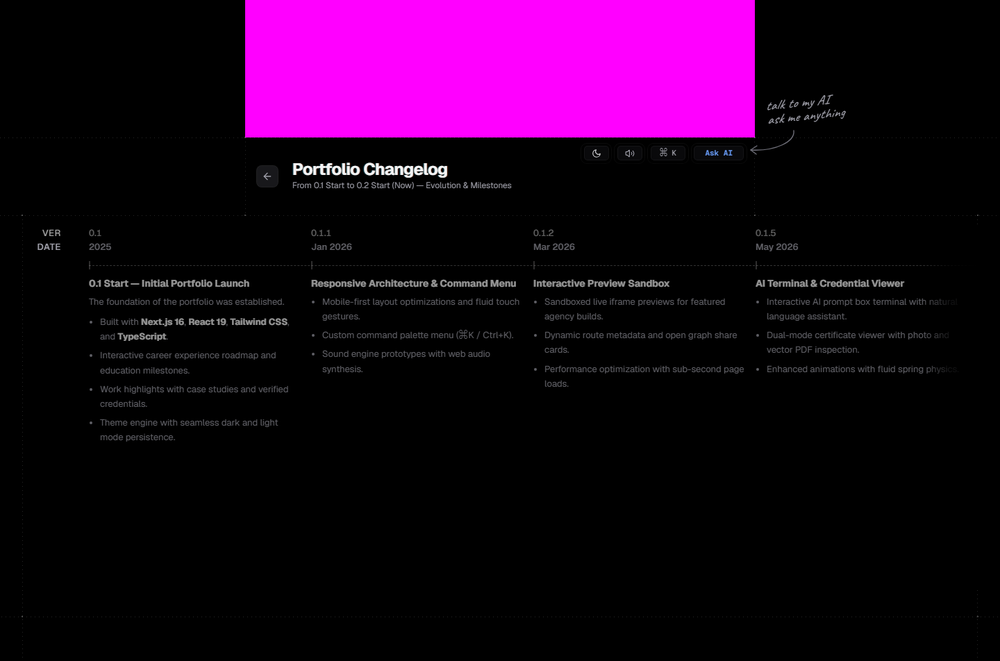
#> input picture e2e/visual.spec.ts-snapshots/dark-changelog-desktop-chrome-win32.png, 1000 x 661 px, shrunk from 1440 x 952 before the run; its folder holds only this picture in this run
$ python -i crop_all_logos.py   (imports and definitions only)
#> lines starting #> are read from the running program, lines starting #| are printed output that depends on the picture; after the words box and inside, x2 and y2 are one past the last pixel; in counts of white or black regions, pixels touching at a corner belong together
import os
import io
import base64
import unicodedata
from PIL import Image, ImageOps

folder = "public/component-inspirations"
orig_folder = "public/SVG's/Component Inspo SVG's"

# [1 line not run here, left out]

def slugify(name):
    # normalize unicode
    n = unicodedata.normalize('NFKD', name).encode('ASCII', 'ignore').decode('ASCII')
    n = n.lower().replace(" ", "-").replace("'", "").replace("_", "-")
    # clean extra dashes
    while "--" in n:
        n = n.replace("--", "-")
    return n.strip("-")

def process_image(file_path):
    try:
        img = Image.open(file_path).convert("RGBA")
    except Exception as e:
        return None

    gray = ImageOps.grayscale(img)
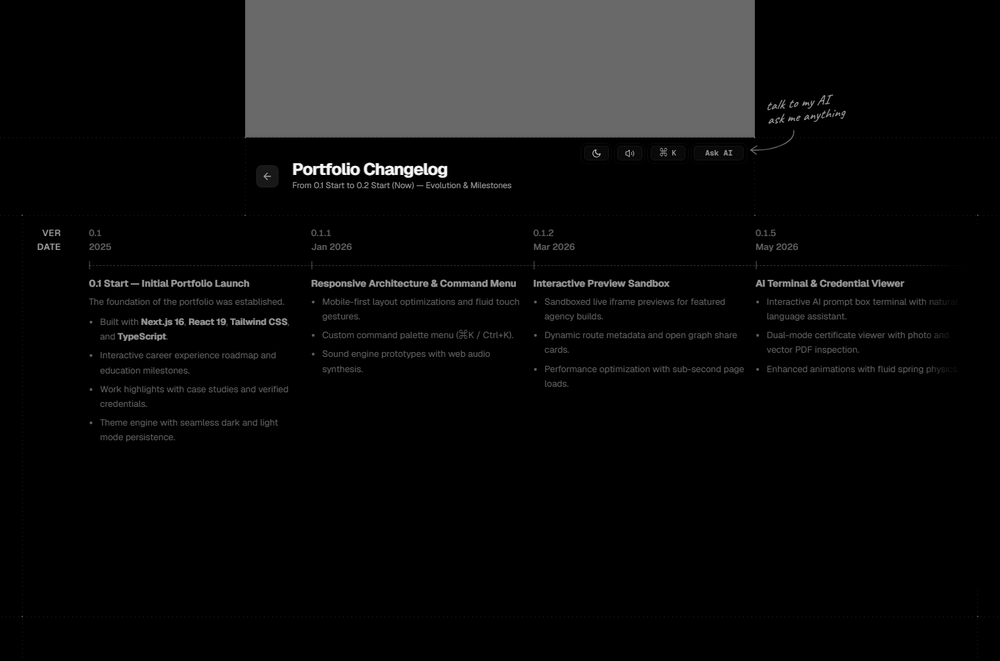
#> gray: PIL image 1000x661 L; min 0, max 255, mean 13.6

    # Check corners to see if background is dark or light
    w_orig, h_orig = img.size
#> w_orig = 1000; h_orig = 661
    corners = [
        gray.getpixel((0, 0)),
        gray.getpixel((w_orig - 1, 0)),
        gray.getpixel((0, h_orig - 1)),
        gray.getpixel((w_orig - 1, h_orig - 1))
    ]
#> corners = [0, 0, 0, 0]
    avg_corner = sum(corners) / 4.0
#> avg_corner = 0

    if avg_corner < 60:
        # Dark/Black background: text is bright (white/light)
        # We want transparent background with black font for light mode, which inverts to white in dark mode
        thresh = gray.point(lambda p: 255 if p > 25 else 0)
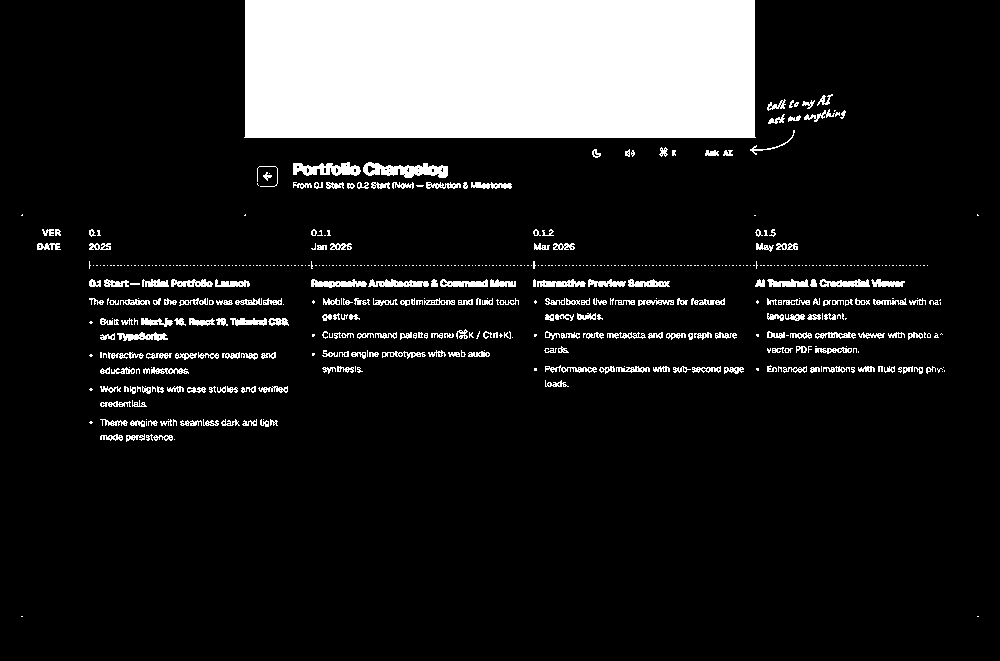
#> thresh: PIL image 1000x661 L; 13.6% white; 570 white regions (341 under 20 px), largest, box (x1, y1, x2, y2) and area: (244, 0, 756, 138) 70382, (363, 162, 448, 178) 817, (293, 162, 361, 176) 611
        bbox = thresh.getbbox()
#> bbox = (21, 0, 979, 617)
        if bbox:
            pad = 20
            xmin = max(0, bbox[0] - pad)
#> xmin = 1
            ymin = max(0, bbox[1] - pad)
#> ymin = 0
            xmax = min(img.width, bbox[2] + pad)
#> xmax = 999
            ymax = min(img.height, bbox[3] + pad)
#> ymax = 637
            cropped_gray = gray.crop((xmin, ymin, xmax, ymax))
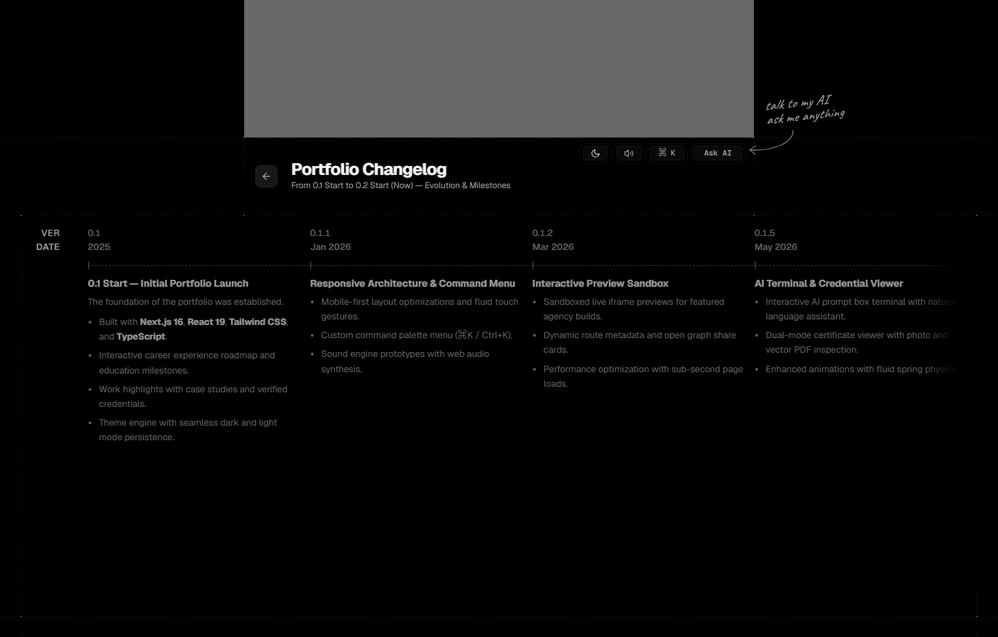
#> cropped_gray: PIL image 998x637 L; min 0, max 255, mean 14.2
            w, h = cropped_gray.size
#> w = 998; h = 637
            black_img = Image.new('RGB', (w, h), (0, 0, 0))
#> black_img: PIL image 998x637 RGB; every value is 0
            rgba_img = black_img.convert('RGBA')
            rgba_img.putalpha(cropped_gray)
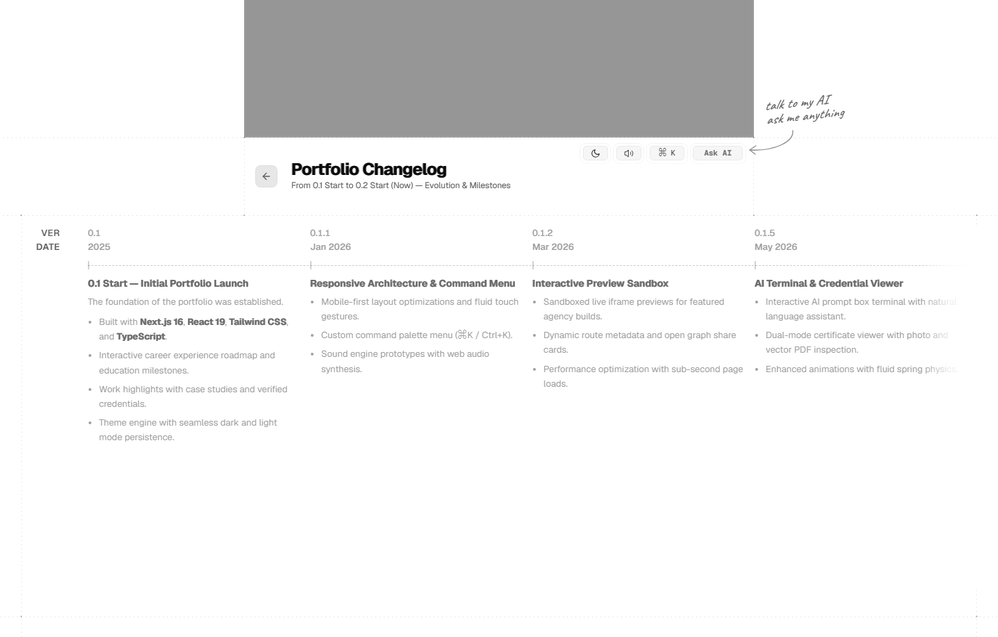
#> rgba_img: PIL image 998x637 RGBA; mean R, G, B, A 0, 0, 0, 14.2; transparent parts drawn white
            return rgba_img
    else:
        # Light/White background: text is dark
        thresh = gray.point(lambda p: 255 if p < 240 else 0)
        bbox = thresh.getbbox()
        if bbox:
            pad = 20
            xmin = max(0, bbox[0] - pad)
            ymin = max(0, bbox[1] - pad)
            xmax = min(img.width, bbox[2] + pad)
            ymax = min(img.height, bbox[3] + pad)
            cropped = img.crop((xmin, ymin, xmax, ymax))
            cropped_gray = ImageOps.grayscale(cropped)
            inv_gray = ImageOps.invert(cropped_gray)
            w, h = cropped.size
            black_img = Image.new('RGB', (w, h), (0, 0, 0))
            rgba_img = black_img.convert('RGBA')
            rgba_img.putalpha(inv_gray)
            return rgba_img

    return img

# [33 lines not run here, left out]

>>> result = process_image('../e2e/visual.spec.ts-snapshots/dark-changelog-desktop-chrome-win32.png')

$ run again, on e2e/visual.spec.ts-snapshots/dark-changelog-mobile-chrome-win32.png
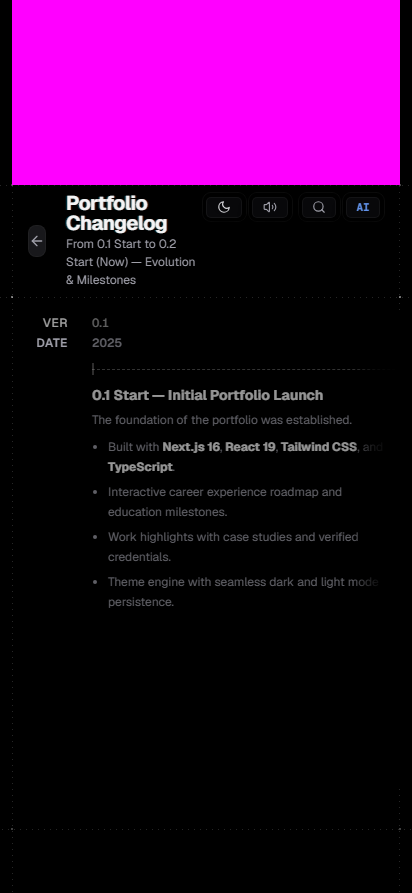
#> input picture e2e/visual.spec.ts-snapshots/dark-changelog-mobile-chrome-win32.png, 412 x 893 px
#> corners = [0, 0, 0, 0]
#> avg_corner = 0
#> in process_image, `thresh = gray.point(lambda p: 255 if p > 25 else 0)`:
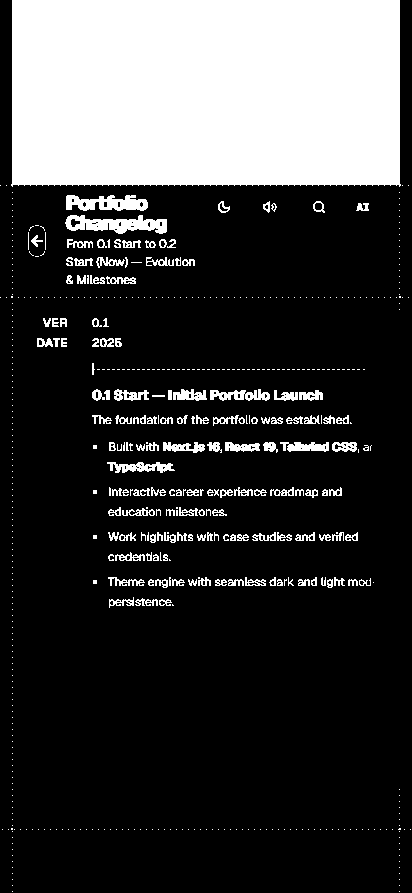
#> thresh: PIL image 412x893 L; 23.2% white; 546 white regions (399 under 20 px), largest, box (x1, y1, x2, y2) and area: (11, 0, 401, 187) 71852, (65, 215, 167, 234) 1157, (66, 195, 148, 211) 894
#> bbox = (0, 0, 411, 892)
#> xmin = 0
#> xmax = 412
#> ymax = 893
#> black_img: PIL image 412x893 RGB; every value is 0
#> in process_image, `rgba_img.putalpha(cropped_gray)`:
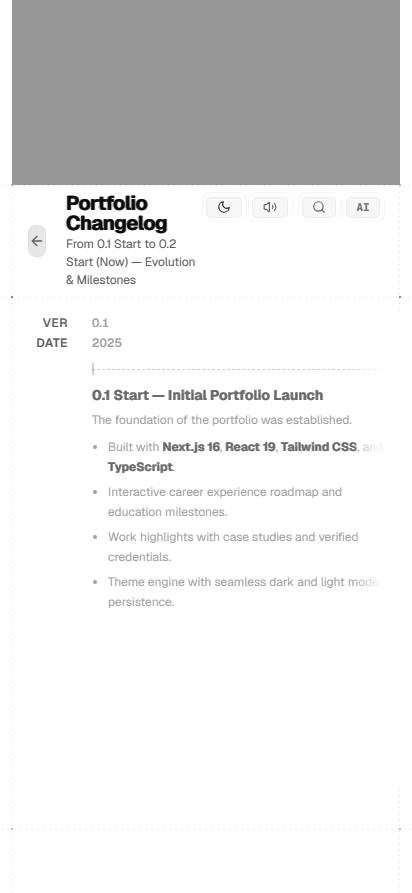
#> rgba_img: PIL image 412x893 RGBA; mean R, G, B, A 0, 0, 0, 24.2; transparent parts drawn white

$ run again, on e2e/visual.spec.ts-snapshots/dark-contact-desktop-chrome-win32.png
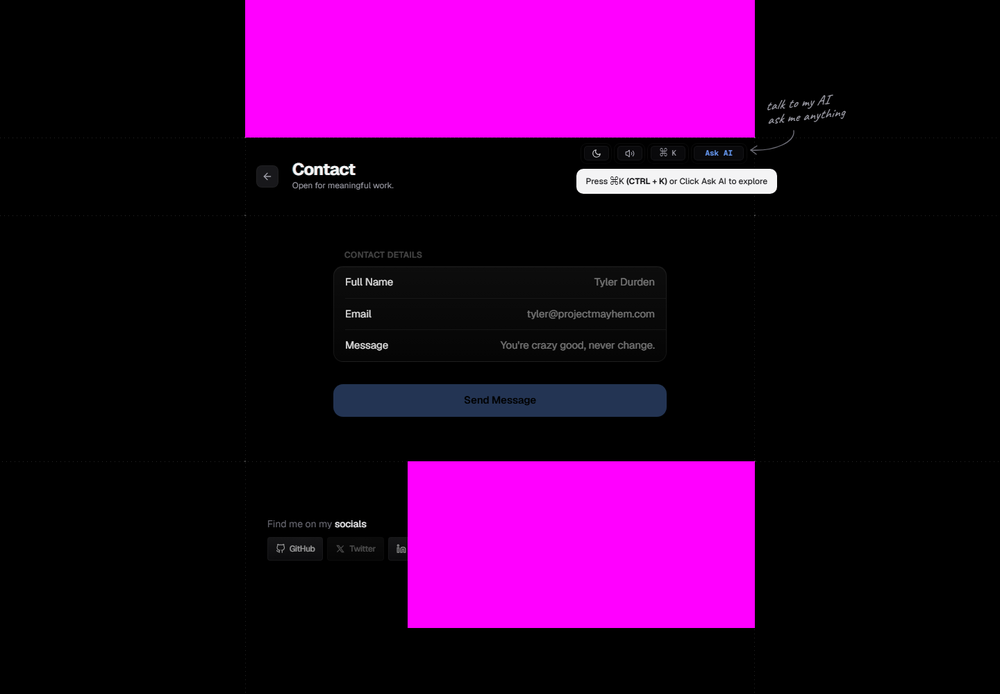
#> input picture e2e/visual.spec.ts-snapshots/dark-contact-desktop-chrome-win32.png, 1000 x 694 px, shrunk from 1440 x 999 before the run
#> corners = [0, 0, 0, 0]
#> avg_corner = 0
#> in process_image, `thresh = gray.point(lambda p: 255 if p > 25 else 0)`:
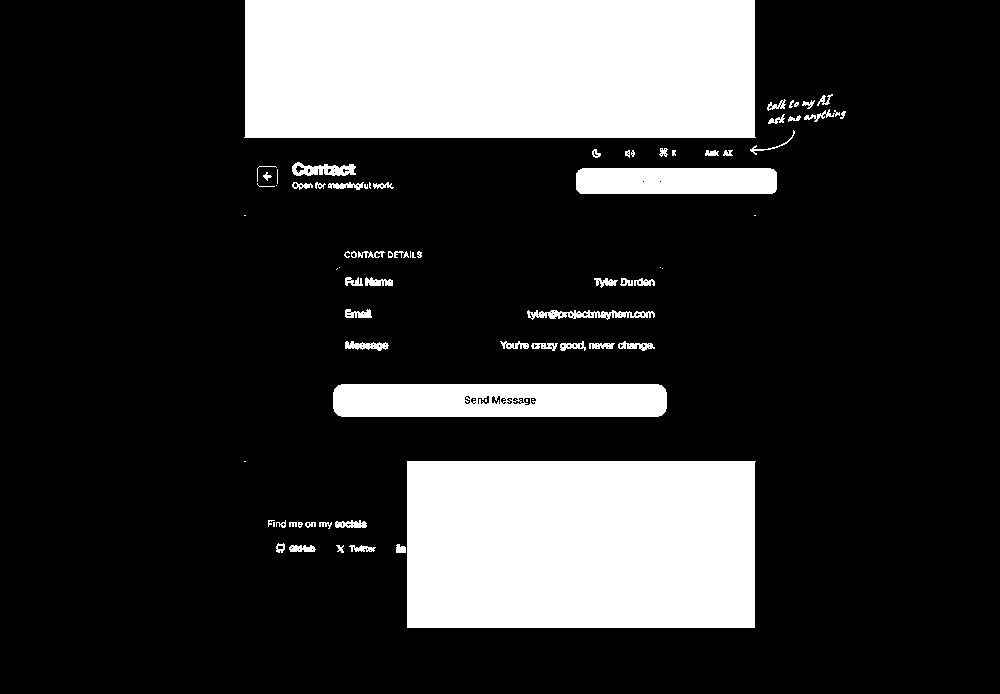
#> thresh: PIL image 1000x694 L; 21.6% white; 79 white regions (21 under 20 px), largest, box (x1, y1, x2, y2) and area: (244, 0, 756, 138) 70382, (407, 461, 756, 628) 58117, (333, 384, 667, 417) 10663
#> bbox = (244, 0, 846, 628)
#> xmin = 224
#> ymin = 0
#> xmax = 866
#> ymax = 648
#> black_img: PIL image 642x648 RGB; every value is 0
#> in process_image, `rgba_img.putalpha(cropped_gray)`:
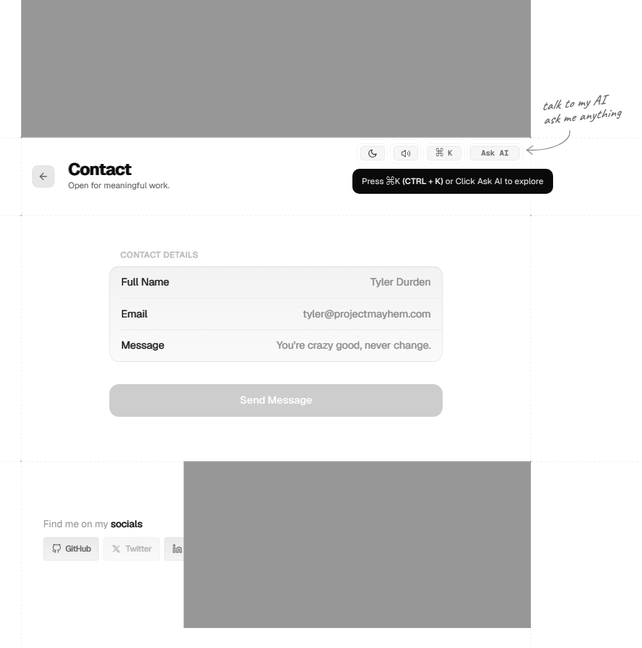
#> rgba_img: PIL image 642x648 RGBA; mean R, G, B, A 0, 0, 0, 38.4; transparent parts drawn white

$ run again, on e2e/visual.spec.ts-snapshots/dark-contact-mobile-chrome-win32.png
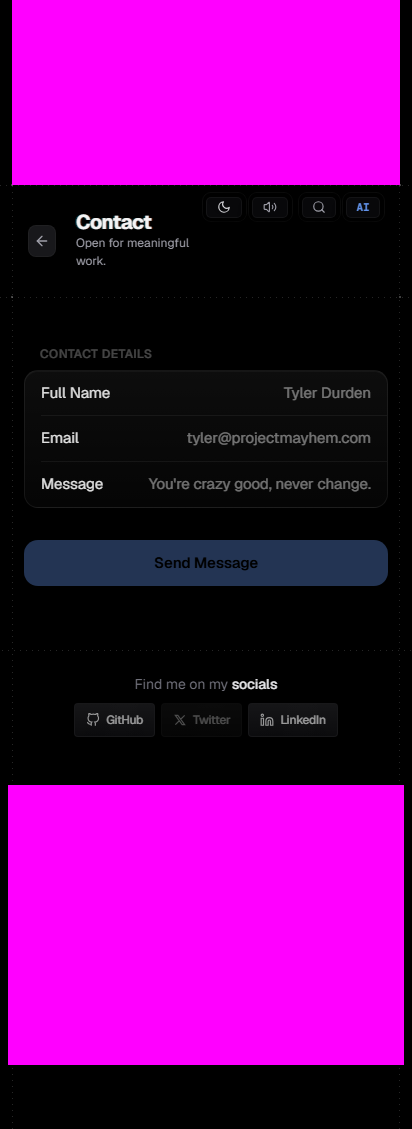
#> input picture e2e/visual.spec.ts-snapshots/dark-contact-mobile-chrome-win32.png, 412 x 1129 px
#> corners = [0, 0, 0, 0]
#> avg_corner = 0
#> in process_image, `thresh = gray.point(lambda p: 255 if p > 25 else 0)`:
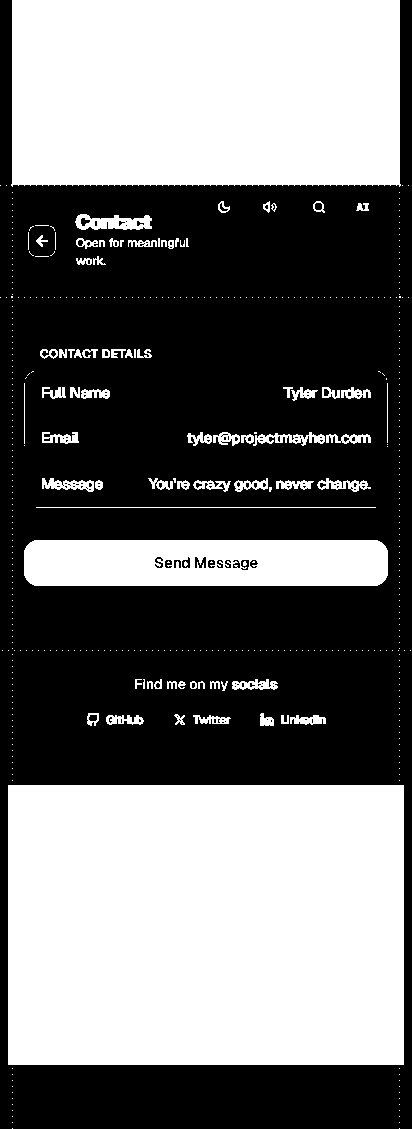
#> thresh: PIL image 412x1129 L; 44.7% white; 463 white regions (393 under 20 px), largest, box (x1, y1, x2, y2) and area: (8, 785, 404, 1065) 110880, (11, 0, 401, 187) 71852, (24, 540, 388, 586) 16053
#> bbox = (0, 0, 411, 1129)
#> xmin = 0
#> xmax = 412
#> ymax = 1129
#> black_img: PIL image 412x1129 RGB; every value is 0
#> in process_image, `rgba_img.putalpha(cropped_gray)`:
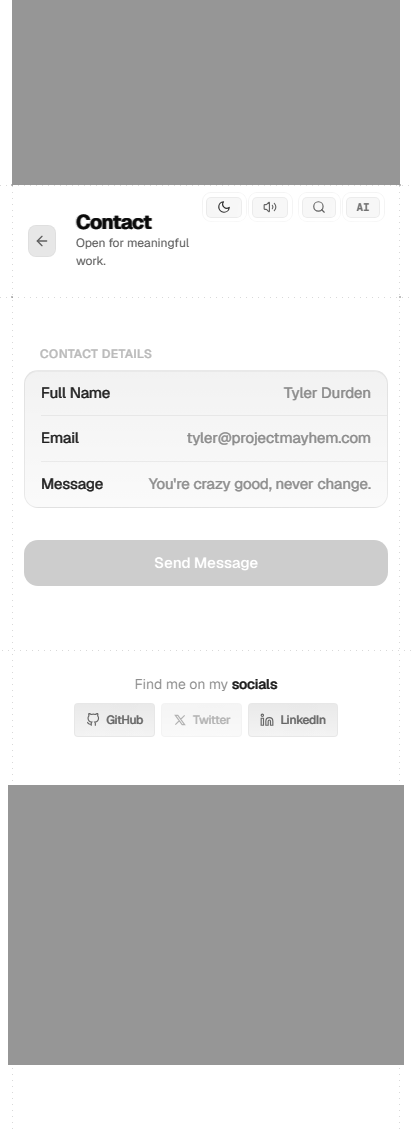
#> rgba_img: PIL image 412x1129 RGBA; mean R, G, B, A 0, 0, 0, 46.2; transparent parts drawn white
